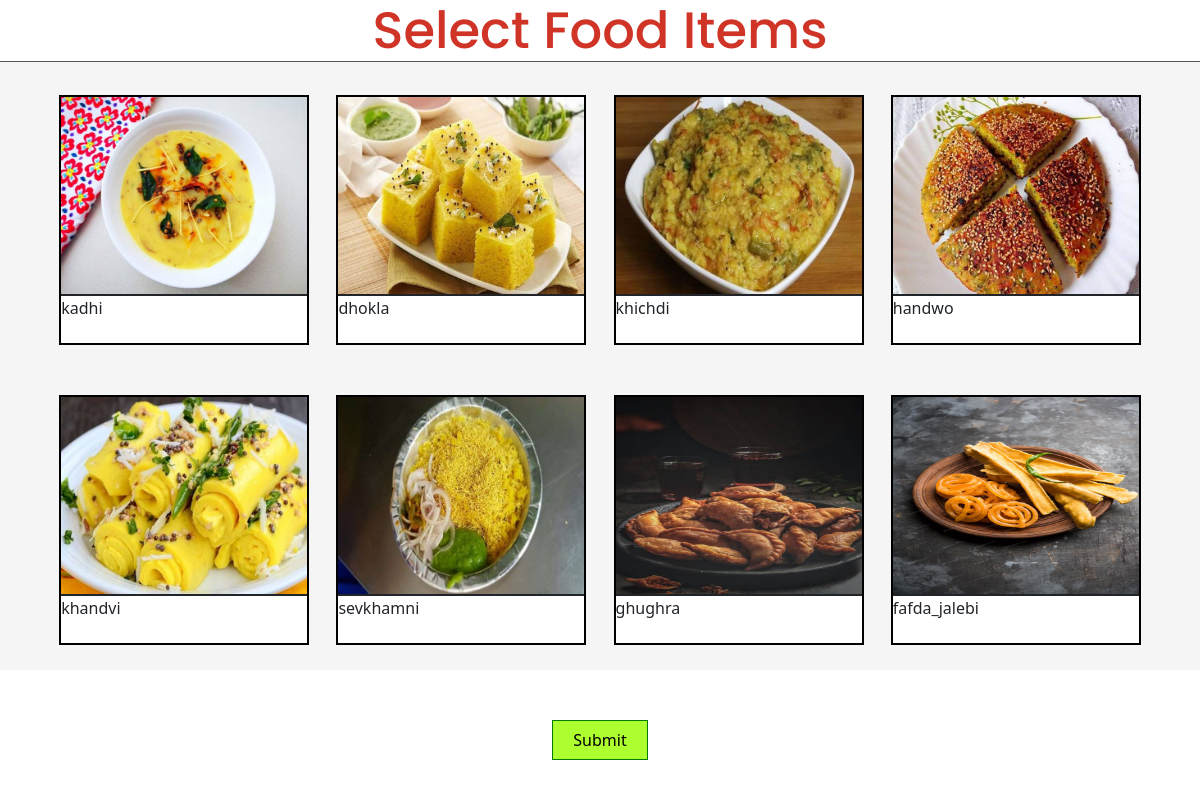
Screenshot of /adminModule/menu_select2.php?name=Gujarati with the database file from the repository.
### tables this page shows
CREATE TABLE `default_item` (
  `item_id` int(6) NOT NULL,
  `item_name` varchar(255) NOT NULL,
  `category` varchar(255) NOT NULL DEFAULT 'others',
  `extension` varchar(5) NOT NULL
);

### adminModule/menu_select2.php (the view, shortened to what this page needs)
<!DOCTYPE html>
<html lang="en">
<head>
    <link rel="stylesheet" href="https://cdnjs.cloudflare.com/ajax/libs/font-awesome/4.7.0/css/font-awesome.min.css">
    <link href="https://cdn.jsdelivr.net/npm/bootstrap@5.3.1/dist/css/bootstrap.min.css" rel="stylesheet"
>
    <link rel="stylesheet" href="https://unpkg.com/aos@next/dist/aos.css" />
</head>
<body>
    <section class="Menu">
        <h1>Select Food Items</h1>
        <div class="container">
            <div class="MenuContainer">
                <?php
                if (isset($_GET['name'])) {
                    $category = $_GET['name'];
                }
                $con = mysqli_connect("localhost", "root", "", "scantodine");
                $select_item = mysqli_query($con, "select * from default_item where category='$category'");
                $items = mysqli_fetch_all($select_item, MYSQLI_ASSOC);
                foreach ($items as $item) {
                    $item_id = $item['item_id'];
                    $item_name = $item['item_name'];
                    $item_extension = $item['extension'];
                    ?>
                    <div class="MenuBox" div_id="<?php echo $item_id; ?>">
                        <div class="MenuImg">
                            <img src="../default_items2/<?php echo $item_id . "-" . $item_name . "-" . $category . "." . $item_extension ?>"
                                alt="<?php echo $item_name ?>">
                        </div>
                        <div class="MenuHeading">
                            <marquee direction="left" scrolldelay=20>
                                <?php echo $item_name; ?>
                            </marquee>
                        </div>
                    </div>
                    <?php
                }
                ?>
            </div>
        </div>
    </section>
    <form action="menu_edit.php" method="POST">
        <div class="Button">
            <button type="submit" id="subBtn">Submit</button>
        </div>
    </form>
</body>
</html>

### adminModule/menu_select2.php (style rules this page uses)
* { margin: 0; padding: 0; }
:root { --red: #cf3427; --white: #ffffff; --offwhite: whitesmoke; --wheat: wheat; --black: black; --chocolate: chocolate; --gray: gray; }
.Menu { background-color: whitesmoke; height: 100%; width: 100%; }
.Menu h1 { color: #cf3427; background-color: white; border-bottom: 1px solid black; border-bottom-style: inset; font-family: 'Poppins', sans-serif; text-align: center; font-size: 3.2rem; }
.Menu .MenuContainer { display: flex; align-items: center; justify-items: center; justify-content: space-evenly; flex-wrap: wrap; }
.Menu .MenuContainer .MenuBox { border: 2px solid black; width: 250px; height: 250px; margin: 25px 10px; display: flex; align-items: center; justify-content: center; flex-wrap: wrap; }
.Menu .MenuContainer .MenuBox .MenuImg { width: 100%; height: 80%; margin: 0; padding: 0; }
.Menu .MenuContainer .MenuBox .MenuHeading { width: 100%; background-color: white; border-top: 2px solid; height: 20%; margin: 0; padding: 0; position: relative; }
.Menu .MenuContainer .MenuBox img { width: 100%; border-bottom: 2px solid black; height: 200px; }
.Button { width: 100%; margin: 50px 0; display: flex; justify-content: center; }
#subBtn { background-color: greenyellow; border: 1px solid Green; padding: 7px 20px; }

### rows the page displays
default_item: item_id+item_name (picture), item_name "kadhi"
default_item: item_id+item_name (picture), item_name "dhokla"
default_item: item_id+item_name (picture), item_name "khichdi"
default_item: item_id+item_name (picture), item_name "handwo"
default_item: item_id+item_name (picture), item_name "khandvi"
default_item: item_id+item_name (picture), item_name "sevkhamni"
default_item: item_id+item_name+extension (picture), item_name "ghughra"
default_item: item_id+item_name (picture), item_name "fafda_jalebi"
